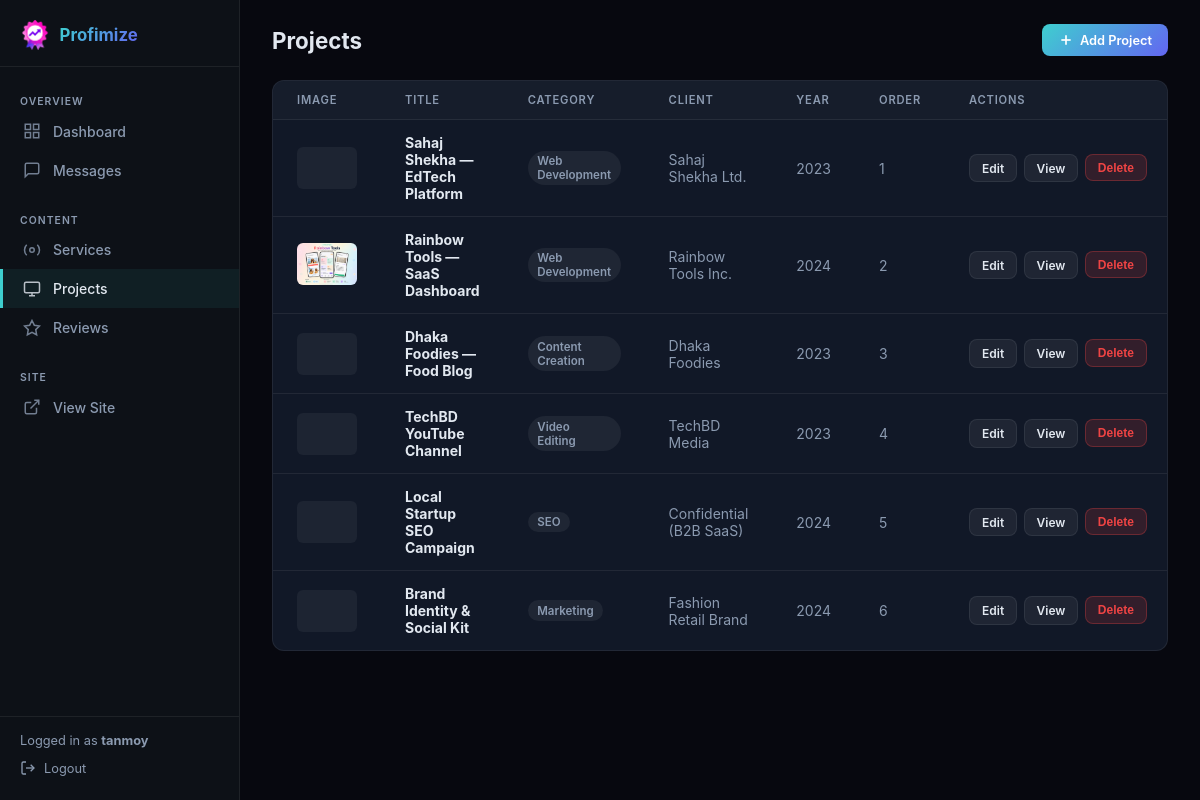
The app's page /dashboard/projects/ (signed in) with its own data.
### apps/pages/models.py (models this page shows, shortened)
class Project(models.Model):
    CATEGORY_CHOICES = [
        ("Web Development", "Web Development"),
        ("Content Creation", "Content Creation"),
        ("SEO", "SEO"),
        ("Video Editing", "Video Editing"),
        ("Marketing", "Marketing"),
    ]
    FILTER_CHOICES = [
        ("development", "Development"),
        ("creative", "Creative"),
    ]
    title = models.CharField(max_length=150)
    slug = models.SlugField(unique=True, blank=True, max_length=220)
    url = models.URLField(blank=True)
    category = models.CharField(max_length=50, choices=CATEGORY_CHOICES)
    filter_group = models.CharField(max_length=20, choices=FILTER_CHOICES)
    image = models.ImageField(upload_to="projects/", blank=True)
    full_description = models.TextField(blank=True)
    tech_stack = models.CharField(max_length=300, blank=True, help_text="Comma-separated")
    client_name = models.CharField(max_length=100, blank=True)
    year = models.CharField(max_length=10, blank=True)
    order = models.PositiveIntegerField(default=0)
    class Meta:
        ordering = ["order"]

### apps/dashboard/views.py (the view)
# urls.py: path("projects/", views.projects_list, name="projects"),
@dashboard_required
def projects_list(request):
    projects = Project.objects.all()
    return render(request, "dashboard/projects.html", {"projects": projects})

### apps/dashboard/views.py (called while the page is built)
def dashboard_required(view_func):
    @wraps(view_func)
    def wrapper(request, *args, **kwargs):
        if request.user.is_authenticated and request.user.is_staff:
            return view_func(request, *args, **kwargs)
        return redirect("dashboard:login")
    return wrapper

### templates/dashboard/projects.html (shortened to what this page needs)
{% extends "dashboard/base.html" %}
{% block page_title %}Projects{% endblock %}
{% block header_actions %}
<a href="{% url 'dashboard:project_add' %}" class="db-btn db-btn--primary">
  <svg width="16" height="16" fill="none" stroke="currentColor" stroke-width="2.5" viewBox="0 0 24 24">
    <line x1="12" y1="5" x2="12" y2="19"/><line x1="5" y1="12" x2="19" y2="12"/>
  </svg>
  Add Project
</a>
{% endblock %}
{% block content %}
{% if projects %}
<div class="db-table-card">
  <table class="db-table">
    <thead>
      <tr>
        <th>Image</th>
        <th>Title</th>
        <th>Category</th>
        <th>Client</th>
        <th>Year</th>
        <th>Order</th>
        <th>Actions</th>
      </tr>
    </thead>
    <tbody>
      {% for p in projects %}
      <tr>
        <td>
          {% if p.image %}
          <img src="{{ p.image.url }}" alt="" style="width:60px;height:42px;object-fit:cover;border-radius:6px;">
          {% else %}
          <div style="width:60px;height:42px;background:rgba(255,255,255,.05);border-radius:6px;"></div>
          {% endif %}
        </td>
        <td><strong>{{ p.title }}</strong></td>
        <td><span class="db-badge db-badge--read">{{ p.category }}</span></td>
        <td style="color:var(--db-muted);">{{ p.client_name|default:"—" }}</td>
        <td style="color:var(--db-muted);">{{ p.year|default:"—" }}</td>
        <td style="color:var(--db-muted);">{{ p.order }}</td>
        <td>
          <div style="display:flex;gap:.4rem;">
            <a href="{% url 'dashboard:project_edit' p.pk %}" class="db-btn db-btn--ghost db-btn--sm">Edit</a>
            {% if p.slug %}
            <a href="{% url 'pages:project_detail' p.slug %}" target="_blank" class="db-btn db-btn--ghost db-btn--sm">View</a>
            {% endif %}
            <form method="post" action="{% url 'dashboard:project_delete' p.pk %}" onsubmit="return confirm('Delete {{ p.title }}?')">
              <button type="submit" class="db-btn db-btn--danger db-btn--sm">Delete</button>
            </form>
          </div>
        </td>
      </tr>
      {% endfor %}
    </tbody>
  </table>
</div>
{% else %}
<div class="db-empty">
  <p>No projects yet. <a href="{% url 'dashboard:project_add' %}" style="color:var(--db-accent);">Add the first one.</a></p>
</div>
{% endif %}
{% endblock %}

### templates/dashboard/base.html (shortened to what this page needs)
{% load static %}
<!DOCTYPE html>
<html lang="en">
<head>
  <link rel="stylesheet" href="{% static 'css/dashboard.css' %}">
</head>
<body class="dashboard-body">
<aside class="db-sidebar" id="db-sidebar">
  <a href="{% url 'dashboard:home' %}" class="db-sidebar__logo">
    <img src="{% static 'img/logo.png' %}" alt="">
    <span>Profimize</span>
  </a>
  <nav class="db-sidebar__nav">
    <div class="db-nav-label">Overview</div>
    <a href="{% url 'dashboard:home' %}" class="db-nav-link {% if request.resolver_match.url_name == 'home' %}active{% endif %}">
      <svg width="18" height="18" fill="none" stroke="currentColor" stroke-width="2" viewBox="0 0 24 24">
        <rect x="3" y="3" width="7" height="7"/><rect x="14" y="3" width="7" height="7"/>
        <rect x="14" y="14" width="7" height="7"/><rect x="3" y="14" width="7" height="7"/>
      </svg>
      Dashboard
    </a>
    <a href="{% url 'dashboard:messages' %}" class="db-nav-link {% if 'message' in request.resolver_match.url_name %}active{% endif %}">
      <svg width="18" height="18" fill="none" stroke="currentColor" stroke-width="2" viewBox="0 0 24 24">
        <path d="M21 15a2 2 0 0 1-2 2H7l-4 4V5a2 2 0 0 1 2-2h14a2 2 0 0 1 2 2z"/>
      </svg>
      Messages
    </a>
    <div class="db-nav-label" style="margin-top:.75rem;">Content</div>
    <a href="{% url 'dashboard:services' %}" class="db-nav-link {% if 'service' in request.resolver_match.url_name %}active{% endif %}">
      <svg width="18" height="18" fill="none" stroke="currentColor" stroke-width="2" viewBox="0 0 24 24">
        <circle cx="12" cy="12" r="3"/><path d="M19.07 4.93a10 10 0 0 1 0 14.14M4.93 4.93a10 10 0 0 0 0 14.14"/>
      </svg>
      Services
    </a>
    <a href="{% url 'dashboard:projects' %}" class="db-nav-link {% if 'project' in request.resolver_match.url_name %}active{% endif %}">
      <svg width="18" height="18" fill="none" stroke="currentColor" stroke-width="2" viewBox="0 0 24 24">
        <rect x="2" y="3" width="20" height="14" rx="2"/><line x1="8" y1="21" x2="16" y2="21"/><line x1="12" y1="17" x2="12" y2="21"/>
      </svg>
      Projects
    </a>
    <a href="{% url 'dashboard:reviews' %}" class="db-nav-link {% if 'review' in request.resolver_match.url_name %}active{% endif %}">
      <svg width="18" height="18" fill="none" stroke="currentColor" stroke-width="2" viewBox="0 0 24 24">
        <path d="M12 2l3.09 6.26L22 9.27l-5 4.87 1.18 6.88L12 17.77l-6.18 3.25L7 14.14 2 9.27l6.91-1.01L12 2z"/>
      </svg>
      Reviews
    </a>
    <div class="db-nav-label" style="margin-top:.75rem;">Site</div>
    <a href="{% url 'pages:home' %}" target="_blank" class="db-nav-link">
      <svg width="18" height="18" fill="none" stroke="currentColor" stroke-width="2" viewBox="0 0 24 24">
        <path d="M18 13v6a2 2 0 0 1-2 2H5a2 2 0 0 1-2-2V8a2 2 0 0 1 2-2h6"/>
        <polyline points="15 3 21 3 21 9"/><line x1="10" y1="14" x2="21" y2="3"/>
      </svg>
      View Site
    </a>
  </nav>
  <div class="db-sidebar__footer">
    <span style="display:block;margin-bottom:.25rem;">Logged in as <strong>{{ request.user.username }}</strong></span>
    <a href="{% url 'dashboard:logout' %}">
      <svg width="16" height="16" fill="none" stroke="currentColor" stroke-width="2" viewBox="0 0 24 24">
        <path d="M9 21H5a2 2 0 0 1-2-2V5a2 2 0 0 1 2-2h4"/>
        <polyline points="16 17 21 12 16 7"/><line x1="21" y1="12" x2="9" y2="12"/>
      </svg>
      Logout
    </a>
  </div>
</aside>
<main class="db-main">
  <div class="db-header">
    <h1>{% block page_title %}Dashboard{% endblock %}</h1>
    <div class="db-header__actions">
      {% block header_actions %}{% endblock %}
    </div>
  </div>
  <div class="db-content">
    {% block content %}{% endblock %}
  </div>
</main>
</body>
</html>

### static/css/dashboard.css (style rules this page uses)
:root { --db-bg: #07080f; --db-surface: #0d1117; --db-card: #111827; --db-border: rgba(255,255,255,.07); --db-text: #e2e8f0; --db-muted: #8b9ab0; --db-accent: #3ecfcf; --db-accent2: #6366f1; --db-danger: #ef4444; --db-warning: #f59e0b; --db-success: #22c55e; --db-sidebar-w: 240px; }
*, *::before, *::after { box-sizing: border-box; margin: 0; padding: 0; }
body.dashboard-body { font-family: "Inter", system-ui, sans-serif; background: var(--db-bg); color: var(--db-text); min-height: 100dvh; }
.db-sidebar { position: fixed; top: 0; left: 0; width: var(--db-sidebar-w); height: 100dvh; background: var(--db-surface); border-right: 1px solid var(--db-border); display: flex; flex-direction: column; z-index: 200; transition: transform .25s ease; }
.db-sidebar__logo { display: flex; align-items: center; gap: .6rem; padding: 1.25rem 1.25rem 1rem; border-bottom: 1px solid var(--db-border); text-decoration: none; }
.db-sidebar__logo img { width: 30px; height: 30px; border-radius: 6px; }
.db-sidebar__logo span { font-size: 1.05rem; font-weight: 700; background: linear-gradient(135deg, #3ecfcf, #6366f1); -webkit-background-clip: text; -webkit-text-fill-color: transparent; background-clip: text; }
.db-sidebar__nav { flex: 1; overflow-y: auto; padding: 1rem 0; }
.db-nav-label { font-size: .65rem; font-weight: 600; letter-spacing: .1em; text-transform: uppercase; color: var(--db-muted); padding: .75rem 1.25rem .25rem; }
.db-nav-link { display: flex; align-items: center; gap: .75rem; padding: .65rem 1.25rem; color: var(--db-muted); text-decoration: none; font-size: .875rem; font-weight: 500; border-left: 3px solid transparent; transition: color .15s, background .15s, border-color .15s; }
.db-nav-link:hover, .db-nav-link.active { color: var(--db-text); background: rgba(62,207,207,.07); border-left-color: var(--db-accent); }
.db-nav-link svg { flex-shrink: 0; opacity: .8; }
.db-sidebar__footer { padding: 1rem 1.25rem; border-top: 1px solid var(--db-border); font-size: .8rem; color: var(--db-muted); }
.db-sidebar__footer a { display: flex; align-items: center; gap: .5rem; color: var(--db-muted); text-decoration: none; padding: .5rem 0; transition: color .15s; }
.db-main { margin-left: var(--db-sidebar-w); min-height: 100dvh; display: flex; flex-direction: column; }
.db-header { padding: 1.5rem 2rem 0; display: flex; align-items: center; justify-content: space-between; gap: 1rem; flex-wrap: wrap; }
.db-header h1 { font-size: 1.4rem; font-weight: 700; color: var(--db-text); }
.db-header__actions { display: flex; gap: .5rem; align-items: center; }
.db-content { flex: 1; padding: 1.5rem 2rem 3rem; }
.db-table-card { background: var(--db-card); border: 1px solid var(--db-border); border-radius: 12px; overflow: hidden; margin-bottom: 1.5rem; }
.db-table { width: 100%; border-collapse: collapse; }
.db-table th { font-size: .7rem; font-weight: 600; text-transform: uppercase; letter-spacing: .07em; color: var(--db-muted); padding: .75rem 1.5rem; text-align: left; background: rgba(255,255,255,.02); border-bottom: 1px solid var(--db-border); }
.db-table td { padding: .875rem 1.5rem; font-size: .875rem; color: var(--db-text); border-bottom: 1px solid var(--db-border); vertical-align: middle; }
.db-table tr:last-child td { border-bottom: none; }
.db-badge { display: inline-flex; align-items: center; gap: .3rem; padding: .2rem .6rem; border-radius: 20px; font-size: .72rem; font-weight: 600; }
.db-badge--read { background: rgba(255,255,255,.06); color: var(--db-muted); }
.db-btn { display: inline-flex; align-items: center; gap: .4rem; padding: .5rem 1rem; border-radius: 8px; font-size: .8rem; font-weight: 600; cursor: pointer; border: none; text-decoration: none; transition: opacity .15s, transform .1s; }
.db-btn--primary { background: linear-gradient(135deg, var(--db-accent), var(--db-accent2)); color: #fff; }
.db-btn--ghost { background: rgba(255,255,255,.06); color: var(--db-text); border: 1px solid var(--db-border); }
.db-btn--danger { background: rgba(239,68,68,.15); color: var(--db-danger); border: 1px solid rgba(239,68,68,.3); }
.db-btn--sm { padding: .35rem .75rem; font-size: .75rem; }

### records on screen
Project: title "Sahaj Shekha — EdTech Platform", category "Web Development", client_name "Sahaj Shekha Ltd.", year "2023", order "1", shows "View"
Project: image (picture), title "Rainbow Tools — SaaS Dashboard", category "Web Development", client_name "Rainbow Tools Inc.", year "2024", order "2", shows "View"
Project: title "Dhaka Foodies — Food Blog", category "Content Creation", client_name "Dhaka Foodies", year "2023", order "3", shows "View"
Project: title "TechBD YouTube Channel", category "Video Editing", client_name "TechBD Media", year "2023", order "4", shows "View"
Project: title "Local Startup SEO Campaign", category "SEO", client_name "Confidential (B2B SaaS)", year "2024", order "5", shows "View"
Project: title "Brand Identity & Social Kit", category "Marketing", client_name "Fashion Retail Brand", year "2024", order "6", shows "View"

### other values on screen
{{ request.user.username }} "tanmoy"
